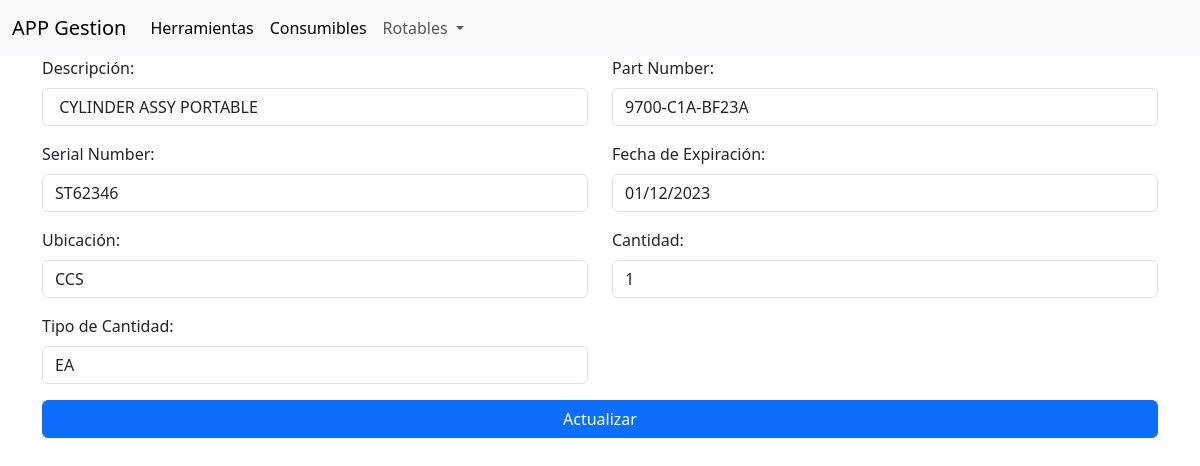
The page /stocks/stocks_form/1 on the database its author committed.
### app/backend/models/rotables.py (models this page shows, shortened)
class BaseModel(db.Model):
    __abstract__ = True  # Esto indica que esta clase no debe crearse como tabla en la base de datos
    id = db.Column(db.Integer, primary_key=True)
    description = db.Column(db.String(128), nullable=True)
    part_num = db.Column(db.String(128), nullable=False)
    serial_num = db.Column(db.String(32), nullable=False)
    expiration_date = db.Column(db.String(16), nullable=False)
    location = db.Column(db.String(8), nullable=False)
    quantity = db.Column(db.String(8), nullable=True)
    type_quantity = db.Column(db.String(16), nullable=True)

class Stock(BaseModel):
    __tablename__ = 'stocks'  # Nombre de la tabla en la base de datos

### app/backend/web_endpoints/rotables/routes_stock.py (the view, shortened to what this page needs)
@bp.route('/stocks_form/<string:id>', methods=['GET', 'POST'])
@bp.route('/stocks_form', methods=['GET', 'POST'])
def stocks_form(id=None):
    stock = None
    manager = MgrdbRotablesStock()
    if id:
        stock = manager.get_by_id(id)
        if not stock:
            flash('El stock no existe.', 'error')
            return redirect(url_for("stocks.stocks_list"))
    return render_template('wp_stocks_form.html', rotable=stock, type_rotable_tittle="Stocks")

### app/backend/managers/MgrdbBase.py (called while the page is built)
    def get_by_id(self, id):
        return self.model.query.get(id)

### app/frontend/templates/wp_stocks_form.html (shortened to what this page needs)
{% extends 'base.html' %}
{% from 'macro_stocks.jinja2' import macro_form_stocks_model with context %}
{% block content %}
    {{ macro_form_stocks_model(rotable=rotable, action_url=url_for('stocks.stocks_form', id=rotable.id if rotable else None)) }}
{% endblock %}

### app/frontend/macros/macro_stocks.jinja2 (shortened to what this page needs)
{% from 'macro_buttons.jinja2' import button_edit_entity %}
{% from 'macro_buttons.jinja2' import button_delete_entity %}
{% macro macro_form_stocks_model(rotable=None, action_url=None) %}
<form action="{{ action_url }}" method="post" class="needs-validation" novalidate>
    <div class="container">
        <div class="row">
            <div class="col-md-6 mb-3">
                <label for="description" class="form-label">Descripción:</label>
                <input type="text" id="description" name="description" class="form-control"
                       value="{{ rotable.description if rotable else '' }}"
                       placeholder="Ingrese una descripción">
            </div>
            <div class="col-md-6 mb-3">
                <label for="part_num" class="form-label">Part Number:</label>
                <input type="text" id="part_num" name="part_num" class="form-control"
                       value="{{ rotable.part_num if rotable else '' }}"
                       placeholder="Ingrese el Part Number" required>
            </div>
        </div>
        <div class="row">
            <div class="col-md-6 mb-3">
                <label for="serial_num" class="form-label">Serial Number:</label>
                <input type="text" id="serial_num" name="serial_num" class="form-control"
                       value="{{ rotable.serial_num if rotable else '' }}"
                       placeholder="Ingrese el Serial Number" required>
            </div>
            <div class="col-md-6 mb-3">
                <label for="expiration_date" class="form-label">Fecha de Expiración:</label>
                <input type="text" id="expiration_date" name="expiration_date" class="form-control"
                       value="{{ rotable.expiration_date if rotable else '' }}"
                       placeholder="DD/MM/YYYY" required>
            </div>
        </div>
        <div class="row">
            <div class="col-md-6 mb-3">
                <label for="location" class="form-label">Ubicación:</label>
                <input type="text" id="location" name="location" class="form-control"
                       value="{{ rotable.location if rotable else '' }}"
                       placeholder="Ingrese la ubicación" required>
            </div>
            <div class="col-md-6 mb-3">
                <label for="quantity" class="form-label">Cantidad:</label>
                <input type="number" id="quantity" name="quantity" class="form-control"
                       value="{{ rotable.quantity if rotable else '' }}"
                       placeholder="Ingrese la cantidad">
            </div>
        </div>
        <div class="row">
            <div class="col-md-6 mb-3">
                <label for="type_quantity" class="form-label">Tipo de Cantidad:</label>
                <input type="text" id="type_quantity" name="type_quantity" class="form-control"
                       value="{{ rotable.type_quantity if rotable else '' }}"
                       placeholder="Ingrese el tipo de cantidad">
            </div>
        </div>
        <div class="d-grid">
            <button type="submit" class="btn btn-primary">
                {{ 'Actualizar' if rotable else 'Crear' }}
            </button>
        </div>
    </div>
</form>
{% endmacro %}

### rows shown on the page
Stock: description "CYLINDER ASSY PORTABLE", part_num "9700-C1A-BF23A", serial_num "ST62346", expiration_date "01/12/2023", location "CCS", quantity "1", type_quantity "EA"

### other values the page prints
{{ 'Actualizar' if rotable else 'Crear' }} "Actualizar"
